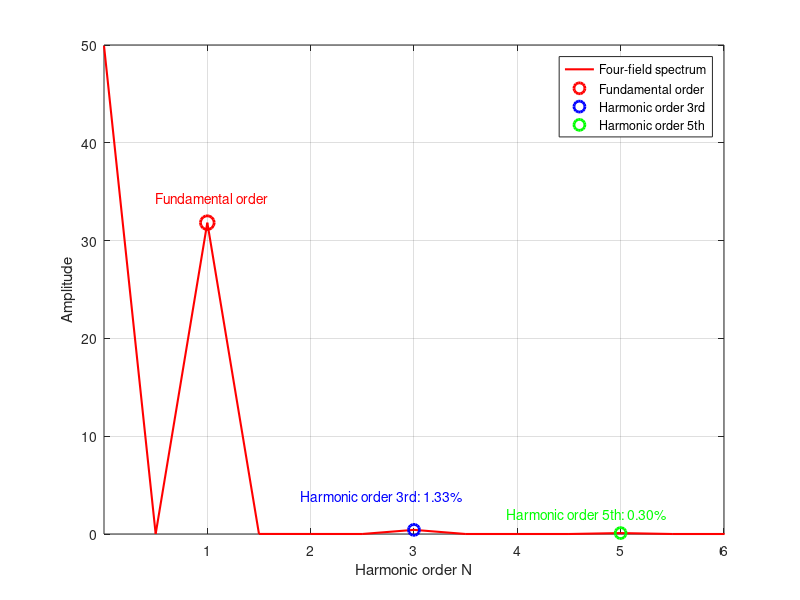
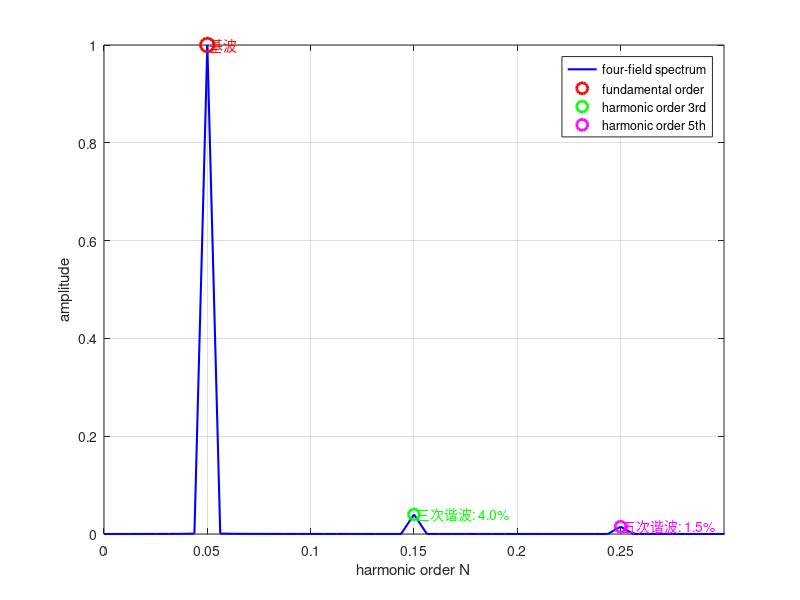

Source code (MATLAB) for these figures, in order: (Note: this script raises an error after producing the figures.)
clc; clear;

% 定义参数
T = 20; % 周期，单位：秒
f = 1/T; % 频率，单位：Hz
N = 8; % 周期数

% 增加时间分辨率
t = linspace(0, N*T, 10000); % 时间轴，单位：秒

% 生成正弦信号（包含谐波）
%y = sin(2*pi*f*t) + 1 ;
y = sin(2*pi*f*t) + 1 + 0.04*sin(2*3*pi*f*t+pi/5) + 0.015*sin(2*5*pi*f*t+pi/7);

% figure;
% plot(t, y)
% xlabel('时间 (秒)');
% ylabel('幅值');
% title('原始信号');
% grid on;

% ==================== 频谱分析和谐波占比计算 ====================
Fs = 1/(t(2)-t(1)); % 采样频率
L = length(y); % 信号长度


Y = fft(y-1);
%Y = fft(y);
P2 = abs(Y/L);
P1 = P2(1:L/2+1);
P1(2:end-1) = 2*P1(2:end-1);
freq = Fs*(0:(L/2))/L;

% 找到基波频率位置
fundamental_freq = f; % 0.05 Hz
[~, fund_idx] = min(abs(freq - fundamental_freq));

% 找到三次谐波频率位置 (3*f)
third_harmonic_freq = 3*f;
[~, third_idx] = min(abs(freq - third_harmonic_freq));

% 找到五次谐波频率位置 (5*f)
fifth_harmonic_freq = 5*f;
[~, fifth_idx] = min(abs(freq - fifth_harmonic_freq));

% 计算谐波占比
fundamental_amplitude = P1(fund_idx);
third_harmonic_amplitude = P1(third_idx);
fifth_harmonic_amplitude = P1(fifth_idx);

third_harmonic_ratio = (third_harmonic_amplitude / fundamental_amplitude) * 100;
fifth_harmonic_ratio = (fifth_harmonic_amplitude / fundamental_amplitude) * 100;

% 显示原始信号谐波分析结果
fprintf('=== 原始信号谐波分析 ===\n');
fprintf('基波频率: %.4f Hz, 幅值: %.6f\n', fundamental_freq, fundamental_amplitude);
fprintf('三次谐波频率: %.4f Hz, 幅值: %.6f, 占比: %.2f%%\n', third_harmonic_freq, third_harmonic_amplitude, third_harmonic_ratio);
fprintf('五次谐波频率: %.4f Hz, 幅值: %.6f, 占比: %.2f%%\n', fifth_harmonic_freq, fifth_harmonic_amplitude, fifth_harmonic_ratio);

% ==================== 积分计算部分 ====================
% 定义积分区间（单位：秒）
interval_length = T/2; % ~6.667秒
ddx = T/7.5;
ddx2 = 2*T/7.5;

% 定义五组积分区间（单位：秒）
intervals = [0, interval_length         ;   T,     T+interval_length    ;  2*T,      2*T+interval_length;      3*T,      3*T+interval_length     ; 4*T, 4*T+interval_length;
%             ddx+0, ddx+interval_length ;  ddx+T,  ddx+T+interval_length;  ddx+2*T,  ddx+2*T+interval_length;  ddx+3*T,  ddx+3*T+interval_length ; ddx+4*T, ddx+4*T+interval_length;
%             ddx2+0, ddx2+interval_length; ddx2+T, ddx2+T+interval_length; ddx2+2*T, ddx2+2*T+interval_length; ddx2+3*T, ddx2+3*T+interval_length; ddx2+4*T, ddx2+4*T+interval_length;
             ];

% 定义偏移量 d（单位：秒）
d_values = 0:0.005:40; % 从0秒偏移到40秒，步长0.05秒
total_integrals = zeros(length(d_values), 1);

for j = 1:length(d_values)
    d = d_values(j); % d 的单位是秒
    
    integrals = zeros(size(intervals, 1), 1);
    for i = 1:size(intervals, 1)
        % 获取当前区间并加上偏移量 d
        x1 = intervals(i, 1) + d;
        x2 = intervals(i, 2) + d;
        
        % 使用逻辑掩码获得更精确的积分
        mask = (t >= x1) & (t <= x2);
        if any(mask)
            integrals(i) = trapz(t(mask), y(mask));
        else
            integrals(i) = 0;
        end
    end
    
    total_integrals(j) = sum(integrals);
end

% ==================== 积分结果的谐波分析 ====================
Fs_d = 1/(d_values(2)-d_values(1)); % d的采样频率
L_d = length(total_integrals);

Y_int = fft(total_integrals ); % 去除直流分量
%Y_int = fft(total_integrals - mean(total_integrals)); % 去除直流分量
P2_int = abs(Y_int/L_d);
P1_int = P2_int(1:L_d/2+1);
P1_int(2:end-1) = 2*P1_int(2:end-1);
freq_d = Fs_d*(0:(L_d/2))/L_d;

% 找到积分结果中的基波频率（主要频率成分）
[~, main_freq_idx] = max(P1_int(2:end)); % 跳过直流分量
main_freq_idx = main_freq_idx + 1;
main_frequency = freq_d(main_freq_idx);

% 找到积分结果中的三次和五次谐波
[~, third_int_idx] = min(abs(freq_d - 3*main_frequency));
[~, fifth_int_idx] = min(abs(freq_d - 5*main_frequency));

% 计算积分结果的谐波占比
main_amplitude_int = P1_int(main_freq_idx);
third_amplitude_int = P1_int(third_int_idx);
fifth_amplitude_int = P1_int(fifth_int_idx);

third_ratio_int = (third_amplitude_int / main_amplitude_int) * 100;
fifth_ratio_int = (fifth_amplitude_int / main_amplitude_int) * 100;

% 显示积分结果谐波分析结果
fprintf('\n=== 积分结果谐波分析 ===\n');
fprintf('主要频率: %.4f Hz, 幅值: %.6f\n', main_frequency, main_amplitude_int);
fprintf('三次谐波频率: %.4f Hz, 幅值: %.6f, 占比: %.2f%%\n', 3*main_frequency, third_amplitude_int, third_ratio_int);
fprintf('五次谐波频率: %.4f Hz, 幅值: %.6f, 占比: %.2f%%\n', 5*main_frequency, fifth_amplitude_int, fifth_ratio_int);

% ==================== 绘制频谱图并在图上显示谐波占比 ====================
% 原始信号频谱图
figure;
%subplot(2,1,1);
plot(freq, P1, 'b', 'LineWidth', 1.5);
hold on;
plot(freq(fund_idx), fundamental_amplitude, 'ro', 'MarkerSize', 10, 'LineWidth', 2);
plot(freq(third_idx), third_harmonic_amplitude, 'go', 'MarkerSize', 8, 'LineWidth', 2);
plot(freq(fifth_idx), fifth_harmonic_amplitude, 'mo', 'MarkerSize', 8, 'LineWidth', 2);

% 在图上添加谐波占比文本
text(freq(fund_idx)+0.001, fundamental_amplitude, '基波', 'FontSize', 10, 'Color', 'r');
text(freq(third_idx)+0.001, third_harmonic_amplitude, ...
    sprintf('三次谐波: %.1f%%', third_harmonic_ratio), 'FontSize', 10, 'Color', 'g');
text(freq(fifth_idx)+0.001, fifth_harmonic_amplitude, ...
    sprintf('五次谐波: %.1f%%', fifth_harmonic_ratio), 'FontSize', 10, 'Color', 'm');

xlabel('harmonic order N');
%
ylabel('amplitude');
%ylabel('幅值');
%title('原始信号频谱 - 谐波分析');
xlim([0, 0.3]);
grid on;
box on;
%harmonic order N
%spectrum
legend('four-field spectrum', 'fundamental order', 'harmonic order 3rd', 'harmonic order 5th', 'Location', 'northeast');
%legend('频谱', '基波', '三次谐波', '五次谐波', 'Location', 'northeast');

% 积分结果频谱图
%subplot(2,1,2);
figure;
plot(freq_d, P1_int, 'r', 'LineWidth', 1.5);
hold on;
plot(freq_d(main_freq_idx), main_amplitude_int, 'ro', 'MarkerSize', 10, 'LineWidth', 2);
plot(freq_d(third_int_idx), third_amplitude_int, 'bo', 'MarkerSize', 8, 'LineWidth', 2);
plot(freq_d(fifth_int_idx), fifth_amplitude_int, 'go', 'MarkerSize', 8, 'LineWidth', 2);

% 在图上添加谐波占比文本
%fundamental order
text(freq_d(main_freq_idx)-0.025, main_amplitude_int+2.5, 'Fundamental order', 'FontSize', 10, 'Color', 'r');


%text(freq_d(main_freq_idx)+0.01, main_amplitude_int, '基频', 'FontSize', 10, 'Color', 'r');
%harmonic order 3rd

text(freq_d(third_int_idx)-0.055, third_amplitude_int+3.5, ...
    sprintf('Harmonic order 3rd: %.2f%%', third_ratio_int), 'FontSize', 10, 'Color', 'b');
text(freq_d(fifth_int_idx)-0.055, fifth_amplitude_int+2.0, ...
    sprintf('Harmonic order 5th: %.2f%%', fifth_ratio_int), 'FontSize', 10, 'Color', 'g');

% text(freq_d(third_int_idx)+0.001, third_amplitude_int, ...
%     sprintf('三次谐波: %.1f%%', third_ratio_int), 'FontSize', 10, 'Color', 'g');
% text(freq_d(fifth_int_idx)+0.001, fifth_amplitude_int, ...
%     sprintf('五次谐波: %.1f%%', fifth_ratio_int), 'FontSize', 10, 'Color', 'm');

xlabel('Harmonic order N');
%
ylabel('Amplitude');
% xlabel('频率 (Hz)');
% ylabel('幅值');
% title('积分结果频谱 - 谐波分析');
xlim([0, 0.3]);
xticks(0.05:0.05:0.3);  % 从0.05到0.3，步长0.05
xticklabels({'1', '2', '3', '4', '5', '6'});  % 对应的标签
grid on;
box on;
legend('Four-field spectrum', 'Fundamental order', 'Harmonic order 3rd', 'Harmonic order 5th', 'Location', 'northeast');
%legend('频谱', '基频', '三次谐波', '五次谐波', 'Location', 'northeast');
exportgraphics(gcf, 'figure8a.png', 'Resolution', 1200); 


% ==================== 对比分析图 ====================
figure;
subplot(3,1,1);
plot(d_values, total_integrals, 'LineWidth', 1.5);
xlabel('偏移量 d (秒)');
ylabel('积分值');
title('积分结果随偏移量变化');
grid on;

% 频谱对比
subplot(3,1,2);
plot(freq, P1, 'b', 'LineWidth', 1.5);
hold on;
plot(freq_d, P1_int, 'r', 'LineWidth', 1.5);
xlabel('频率 (Hz)');
ylabel('幅值');
title('频谱对比 - 蓝色:原始信号, 红色:积分结果');
xlim([0, 0.3]);
grid on;
legend('原始信号', '积分结果');

% 谐波占比对比
subplot(3,1,3);
harmonics_original = [fundamental_amplitude, third_harmonic_amplitude, fifth_harmonic_amplitude];
harmonics_integral = [main_amplitude_int, third_amplitude_int, fifth_amplitude_int];
ratios_original = [100, third_harmonic_ratio, fifth_harmonic_ratio];
ratios_integral = [100, third_ratio_int, fifth_ratio_int];

bar([ratios_original; ratios_integral]');
set(gca, 'XTickLabel', {'基波', '三次谐波', '五次谐波'});
ylabel('相对占比 (%)');
title('谐波占比对比');
legend('原始信号', '积分结果');
grid on;

% ==================== 详细数据输出 ====================
fprintf('\n=== 详细对比分析 ===\n');
fprintf('频率成分对比:\n');
fprintf('                原始信号    积分结果\n');
fprintf('基波频率(Hz):   %.4f     %.4f\n', fundamental_freq, main_frequency);
fprintf('三次谐波(Hz):   %.4f     %.4f\n', third_harmonic_freq, 3*main_frequency);
fprintf('五次谐波(Hz):   %.4f     %.4f\n', fifth_harmonic_freq, 5*main_frequency);

fprintf('\n谐波占比变化:\n');
fprintf('                原始信号    积分结果    变化\n');
fprintf('三次谐波占比:   %.2f%%     %.2f%%     %+.2f%%\n', ...
    third_harmonic_ratio, third_ratio_int, third_ratio_int - third_harmonic_ratio);
fprintf('五次谐波占比:   %.2f%%     %.2f%%     %+.2f%%\n', ...
    fifth_harmonic_ratio, fifth_ratio_int, fifth_ratio_int - fifth_harmonic_ratio);
